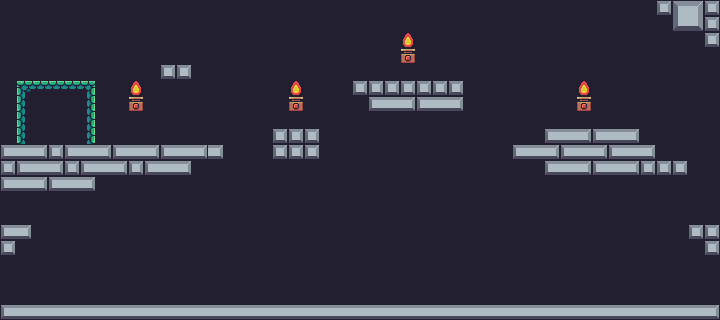

A 2D game scene composited from a Tiled map and its tileset images. What follows is a short description and the map's XML, with each tile layer's data collapsed to a summary:
An orthogonal 45x20 tile map with 16x16 px tiles, 3 tile layers (tlo_glowne, dekoracje, ruch), 5 tilesets and 10 objects (4x BossAnchor, 4x IronTrigger, FinalSpawn, BossSpawn).

<map version="1.10" tiledversion="1.12.0" orientation="orthogonal" renderorder="right-down" width="45" height="20" tilewidth="16" tileheight="16" infinite="0" nextlayerid="6" nextobjectid="17">
 <tileset firstgid="1" name="Terrain (16x16)" tilewidth="16" tileheight="16" tilecount="242" columns="22">
  <image source="../assets/Terrain/Terrain (16x16).png" trans="acacac" width="352" height="176" />
 </tileset>
 <tileset firstgid="243" name="Chain" tilewidth="8" tileheight="8" tilecount="1" columns="1">
  <image source="../assets/Traps/Spiked Ball/Chain.png" trans="acacac" width="8" height="8" />
 </tileset>
 <tileset firstgid="244" name="Idle" tilewidth="16" tileheight="16" tilecount="4" columns="2">
  <image source="../assets/Traps/Rock Head/Idle.png" trans="acacac" width="42" height="42" />
 </tileset>
 <tileset firstgid="248" name="Idle" tilewidth="32" tileheight="32" tilecount="1" columns="1">
  <image source="../assets/Traps/Rock Head/Idle.png" trans="acacac" width="42" height="42" />
 </tileset>
 <tileset firstgid="249" name="On (16x32)" tilewidth="16" tileheight="16" tilecount="6" columns="3">
  <image source="../assets/Traps/Fire/On (16x32).png" trans="acacac" width="48" height="32" />
 </tileset>
 <layer id="1" name="tlo_glowne" width="45" height="20" locked="1">
  <data>[900 cells, 900 non-empty, 8 distinct tile ids]</data>
 </layer>
 <layer id="4" name="dekoracje" width="45" height="20" locked="1">
  <data>[900 cells, 8 non-empty, 2 distinct tile ids]</data>
 </layer>
 <objectgroup id="3" name="ruchome" locked="1">
  <object id="2" name="BossAnchor" x="572.098" y="172.136">
   <properties>
    <property name="axis" value="y" />
    <property name="damage_value" type="int" value="1" />
    <property name="is_active" type="bool" value="true" />
    <property name="respawn_delay" type="int" value="300" />
    <property name="speed" type="float" value="6" />
    <property name="trigger_id" value="trigger4" />
   </properties>
   <point />
  </object>
  <object id="3" name="BossAnchor" x="410.652" y="104.894">
   <properties>
    <property name="axis" value="y" />
    <property name="damage_value" type="int" value="1" />
    <property name="is_active" type="bool" value="true" />
    <property name="respawn_delay" type="int" value="300" />
    <property name="speed" type="float" value="6" />
    <property name="trigger_id" value="trigger3" />
   </properties>
   <point />
  </object>
  <object id="5" name="BossAnchor" x="156.061" y="170.659">
   <properties>
    <property name="axis" value="y" />
    <property name="damage_value" type="int" value="1" />
    <property name="is_active" type="bool" value="true" />
    <property name="respawn_delay" type="int" value="300" />
    <property name="speed" type="float" value="4" />
    <property name="trigger_id" value="trigger1" />
   </properties>
   <point />
  </object>
  <object id="7" name="IronTrigger" x="129" y="101.5" width="13" height="39.5">
   <properties>
    <property name="is_active" type="bool" value="true" />
    <property name="trigger_id" value="trigger1" />
   </properties>
  </object>
  <object id="9" name="IronTrigger" x="403.75" y="33.25" width="15" height="39.5">
   <properties>
    <property name="is_active" type="bool" value="true" />
    <property name="trigger_id" value="trigger3" />
   </properties>
  </object>
  <object id="10" name="IronTrigger" x="571.25" y="83.75" width="23.5" height="39.5">
   <properties>
    <property name="is_active" type="bool" value="true" />
    <property name="trigger_id" value="trigger4" />
   </properties>
  </object>
  <object id="13" name="PlayerSpawn" type="FinalSpawn" x="75.1667" y="107.667">
   <point />
  </object>
  <object id="14" name="IronTrigger" x="291.917" y="86.25" width="9.5" height="39.5">
   <properties>
    <property name="is_active" type="bool" value="true" />
    <property name="trigger_id" value="trigger2" />
   </properties>
  </object>
  <object id="15" name="BossAnchor" x="282.061" y="156.015">
   <properties>
    <property name="axis" value="y" />
    <property name="damage_value" type="int" value="1" />
    <property name="is_active" type="bool" value="true" />
    <property name="respawn_delay" type="int" value="300" />
    <property name="speed" type="float" value="4" />
    <property name="trigger_id" value="trigger2" />
   </properties>
   <point />
  </object>
  <object id="16" name="BossSpawn" x="377.917" y="240.875">
   <properties>
    <property name="axis" value="x" />
    <property name="dist" type="int" value="350" />
    <property name="speed" type="int" value="-1" />
   </properties>
   <point />
  </object>
 </objectgroup>
 <layer id="2" name="ruch" class="safe" width="45" height="20" locked="1">
  <data>[900 cells, 133 non-empty, 8 distinct tile ids]</data>
 </layer>
</map>
